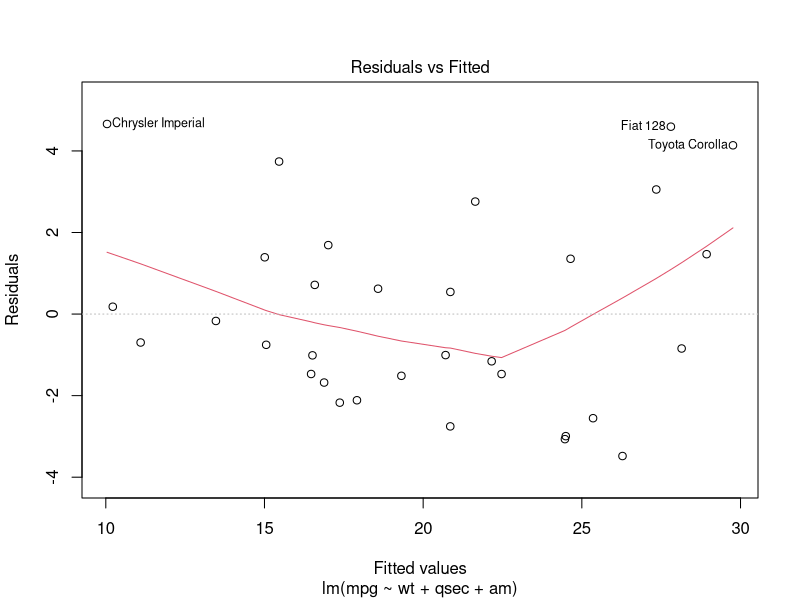
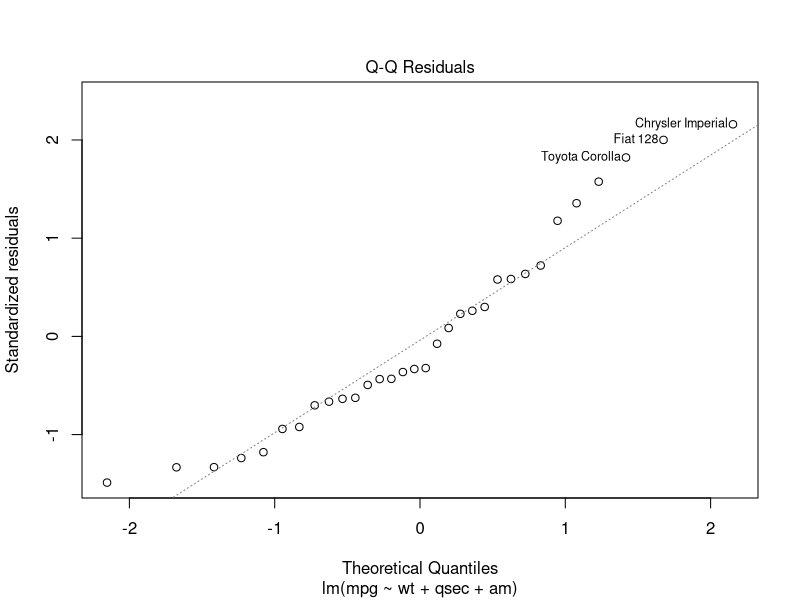
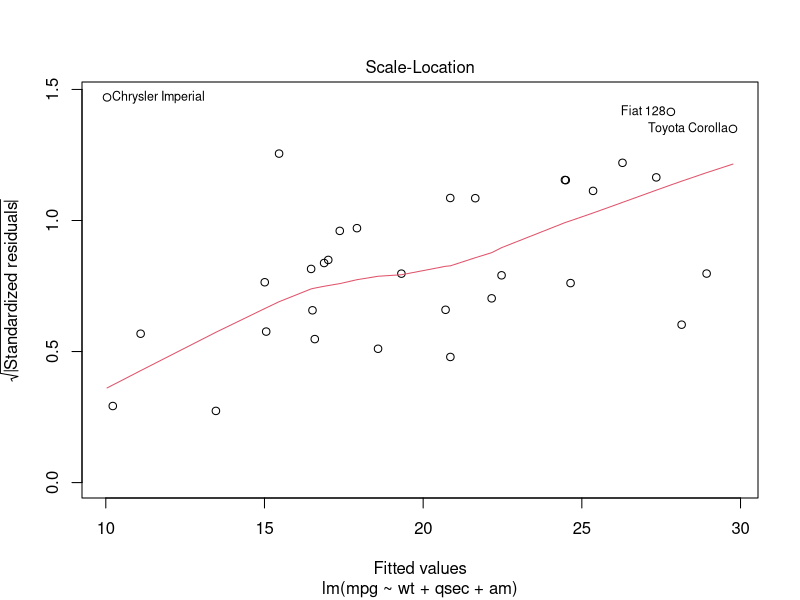
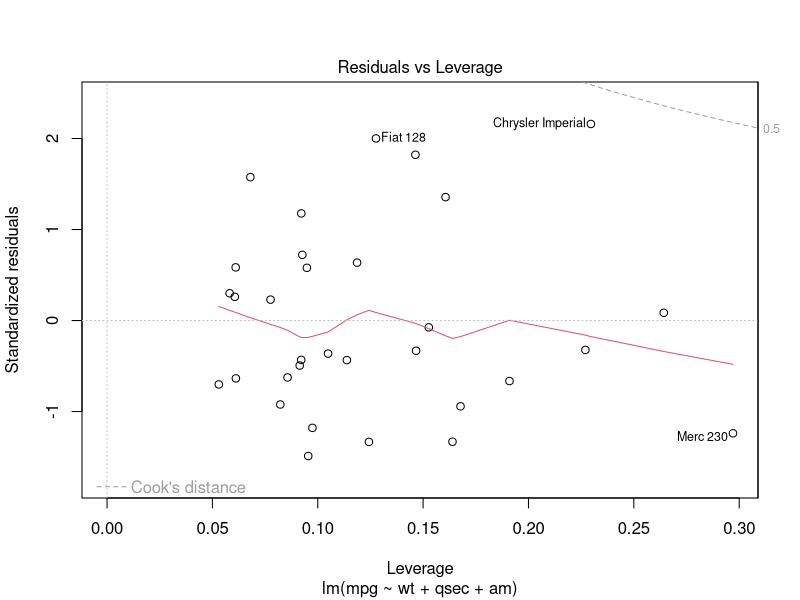

Write the R code that produced these figures, in order.
##
## Regression models - Coursera - Course Project
##


## ---- loadPackages --------------
library('ggplot2')
library('dplyr')
library('tidyr')
#library('ggfortify')

## ---- loadData
data(mtcars)

## ---- exploAnalysis1
dim(mtcars)
g <- ggplot(data=mtcars, aes(x=mpg, fill=as.factor(am))) + 
    geom_histogram(binwidth=.5) +
    ggtitle("MPG by type of transmission") + 
    ylab("Number of vehicules") + 
    scale_fill_discrete(name="Transmission", labels = c("automatic", "manual"))

## ---- exploAnalysis
dim(mtcars)
head(mtcars, 5)
# make am a factor, and set better level names
mtcars$am <- as.factor(mtcars$am)
levels(mtcars$am) <- c("Automatic", "Manual")
# convert variables to factor
mtcars$vs <- as.factor(mtcars$vs)
glimpse(mtcars)
summary(mtcars[,'am'])

## ---- exploplot

g <- ggplot(data=mtcars, aes(x=am, y=mpg)) + 
    geom_boxplot() + 
    xlab("Transmission") + 
    ylab("MPG") +
    ggtitle("MPG by transmission")

## ---- inference
var(mtcars[mtcars$am == 'Automatic',]$mpg)
var(mtcars[mtcars$am == 'Manual',]$mpg)

## ---- MTlm
mdl.mar <- lm(mpg ~ am, data=mtcars)
summary(mdl.mar)$coef

## ----stepSearch
mdl.opt = step(lm(data = mtcars, mpg ~ .),direction = "both")

## ---- plotDiagModelMarginal
#autoplot(mdl.mar, label.size = 3)

## ---- plotDiagModelOptimal
par(mfrow = c(1,1))
plot(mdl.opt, which=1)
plot(mdl.opt, which=2)
plot(mdl.opt, which=3)
plot(mdl.opt, which=5)

## ---- 95% mpg increase manual
sumc <- summary(mdl.opt)$coefficients
sumc[4,1] + c(-1, 1)*qt(.975, mdl.opt$df ) * sumc[4,2]